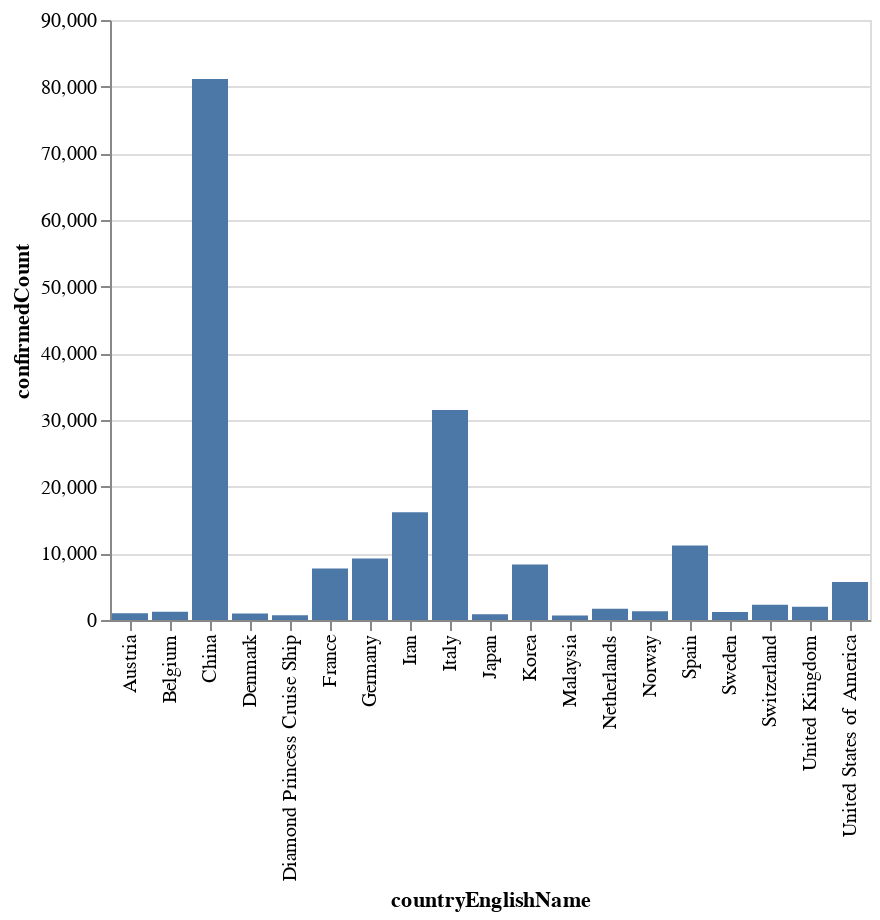

The notebook cell saved with this chart:
### Code cell
Chart(df_high_confirmed_countries).mark_bar().encode(
        x='countryEnglishName',
        y='confirmedCount')

### Figure 1 — Vega-Lite specification as saved in the notebook (floating-point values rounded to 4 significant figures)
{"config": {"view": {"continuousWidth": 400, "continuousHeight": 300}}, "data": {"name": "data-1e7ae38d9bec527095c92c1054971fba"}, "mark": "bar", "encoding": {"x": {"type": "nominal", "field": "countryEnglishName"}, "y": {"type": "quantitative", "field": "confirmedCount"}}, "$schema": "https://vega.github.io/schema/vega-lite/v4.0.2.json", "datasets": {"data-1e7ae38d9bec527095c92c1054971fba": [{"countryEnglishName": "China", "currentConfirmedCount": 9084, "confirmedCount": 81135, "suspectedCount": 0, "curedCount": 68820, "deadCount": 3231}, {"countryEnglishName": "Italy", "currentConfirmedCount": 26062, "confirmedCount": 31506, "suspectedCount": 0, "curedCount": 2941, "deadCount": 2503}, {"countryEnglishName": "Iran", "currentConfirmedCount": 9792, "confirmedCount": 16169, "suspectedCount": 0, "curedCount": 5389, "deadCount": 988}, {"countryEnglishName": "Spain", "currentConfirmedCount": 9659, "confirmedCount": 11178, "suspectedCount": 0, "curedCount": 1028, "deadCount": 491}, {"countryEnglishName": "Germany", "currentConfirmedCount": 9075, "confirmedCount": 9235, "suspectedCount": 0, "curedCount": 135, "deadCount": 25}, {"countryEnglishName": "Korea", "currentConfirmedCount": 6838, "confirmedCount": 8320, "suspectedCount": 0, "curedCount": 1401, "deadCount": 81}, {"countryEnglishName": "France", "currentConfirmedCount": 6953, "confirmedCount": 7730, "suspectedCount": 0, "curedCount": 602, "deadCount": 175}, {"countryEnglishName": "United States of America", "currentConfirmedCount": 5538, "confirmedCount": 5709, "suspectedCount": 0, "curedCount": 74, "deadCount": 97}, {"countryEnglishName": "Switzerland", "currentConfirmedCount": 2247, "confirmedCount": 2269, "suspectedCount": 0, "curedCount": 3, "deadCount": 19}, {"countryEnglishName": "United Kingdom", "currentConfirmedCount": 1850, "confirmedCount": 1970, "suspectedCount": 0, "curedCount": 60, "deadCount": 60}, {"countryEnglishName": "Netherlands", "currentConfirmedCount": 1662, "confirmedCount": 1705, "suspectedCount": 0, "curedCount": 0, "deadCount": 43}, {"countryEnglishName": "Norway", "currentConfirmedCount": 1328, "confirmedCount": 1331, "suspectedCount": 0, "curedCount": 0, "deadCount": 3}, {"countryEnglishName": "Belgium", "currentConfirmedCount": 1232, "confirmedCount": 1243, "suspectedCount": 0, "curedCount": 1, "deadCount": 10}, {"countryEnglishName": "Sweden", "currentConfirmedCount": 1182, "confirmedCount": 1191, "suspectedCount": 0, "curedCount": 1, "deadCount": 8}, {"countryEnglishName": "Austria", "currentConfirmedCount": 1007, "confirmedCount": 1016, "suspectedCount": 0, "curedCount": 6, "deadCount": 3}, {"countryEnglishName": "Denmark", "currentConfirmedCount": 972, "confirmedCount": 977, "suspectedCount": 0, "curedCount": 1, "deadCount": 4}, {"countryEnglishName": "Japan", "currentConfirmedCount": 694, "confirmedCount": 880, "suspectedCount": 0, "curedCount": 157, "deadCount": 29}, {"countryEnglishName": "Diamond Princess Cruise Ship", "currentConfirmedCount": 247, "confirmedCount": 712, "suspectedCount": 0, "curedCount": 458, "deadCount": 7}, {"countryEnglishName": "Malaysia", "currentConfirmedCount": 622, "confirmedCount": 673, "suspectedCount": 0, "curedCount": 49, "deadCount": 2}]}}
